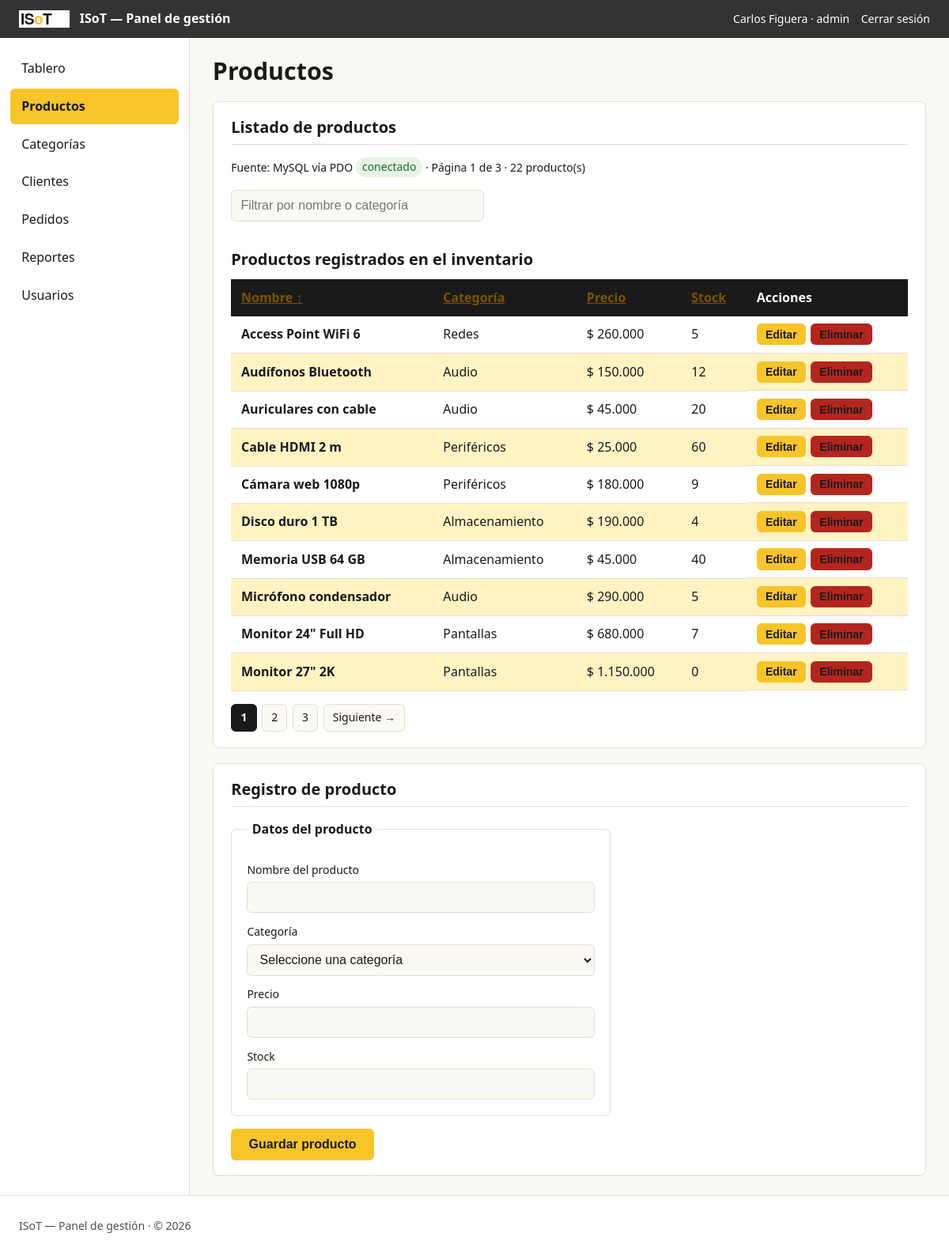
The app's page /productos.php (signed in) with its own data.
### tables this page shows
CREATE TABLE productos (
    id          INT UNSIGNED PRIMARY KEY AUTO_INCREMENT,
    categoria_id INT UNSIGNED NOT NULL,
    nombre      VARCHAR(120) NOT NULL,
    precio      DECIMAL(12,2) NOT NULL CHECK (precio >= 0),
    stock       INT NOT NULL DEFAULT 0 CHECK (stock >= 0),
    activo      TINYINT(1) NOT NULL DEFAULT 1,
    CONSTRAINT fk_productos_categoria FOREIGN KEY (categoria_id)
        REFERENCES categorias (id) ON UPDATE CASCADE,
    INDEX idx_productos_nombre (nombre),
    INDEX idx_productos_categoria (categoria_id)
);

CREATE TABLE categorias (
    id     INT UNSIGNED PRIMARY KEY AUTO_INCREMENT,
    nombre VARCHAR(60) NOT NULL UNIQUE
);

### app/modelos/ProductoModelo.php (called while the page is built, shortened)
<?php
final class ProductoModelo
{
    public function listar(
        string $busqueda = '',
        int $pagina = 1,
        int $porPagina = 10,
        string $orden = 'nombre',
        string $direccion = 'ASC'
    ): array {
        $offset = max(0, ($pagina - 1) * $porPagina);
        $filtro = strtolower($orden) === 'categoria' ? 'c.nombre' : 'p.' . $this->columnaOrden($orden);
        $dir = strtoupper($direccion) === 'DESC' ? 'DESC' : 'ASC';
        $sql = "SELECT p.id, p.nombre, p.precio, p.stock, c.nombre AS categoria, c.id AS categoria_id
                FROM productos p
                INNER JOIN categorias c ON c.id = p.categoria_id
                WHERE p.activo = 1
                  AND (p.nombre LIKE :busqueda OR c.nombre LIKE :busqueda2)
                ORDER BY {$filtro} {$dir}, p.nombre
                LIMIT :porPagina OFFSET :offset";
        $st = $this->pdo->prepare($sql);
        $st->bindValue(':busqueda', '%' . $busqueda . '%', PDO::PARAM_STR);
        $st->bindValue(':busqueda2', '%' . $busqueda . '%', PDO::PARAM_STR);
        $st->bindValue(':porPagina', $porPagina, PDO::PARAM_INT);
        $st->bindValue(':offset', $offset, PDO::PARAM_INT);
        $st->execute();
        return $st->fetchAll();
    }
    public function contar(string $busqueda = ''): int
    {
        $st = $this->pdo->prepare(
            "SELECT COUNT(*)
             FROM productos p
             INNER JOIN categorias c ON c.id = p.categoria_id
             WHERE p.activo = 1
               AND (p.nombre LIKE :busqueda OR c.nombre LIKE :busqueda2)"
        );
        $st->bindValue(':busqueda', '%' . $busqueda . '%', PDO::PARAM_STR);
        $st->bindValue(':busqueda2', '%' . $busqueda . '%', PDO::PARAM_STR);
        $st->execute();
        return (int) $st->fetchColumn();
    }
    private function columnaOrden(string $orden): string
    {
        return in_array(strtolower($orden), self::COLUMNAS_ORDEN, true)
            ? strtolower($orden)
            : 'nombre';
    }
}

### app/seguridad/sesion.php (called while the page is built, shortened)
<?php
function puede(string ...$roles): bool
{
    $rol = $_SESSION['usuario']['rol'] ?? '';
    return in_array($rol, $roles, true);
}

### productos.php (the view, shortened to what this page needs)
<?php
require_once __DIR__ . '/app/modelos/ProductoModelo.php';
$puedeEditar = puede('admin', 'vendedor');
$puedeEliminar = puede('admin');
$q = trim((string) ($_GET['q'] ?? ''));
$orden = strtolower((string) ($_GET['orden'] ?? 'nombre'));
$direccion = strtoupper((string) ($_GET['dir'] ?? 'asc'));
$pagina = max(1, (int) ($_GET['pagina'] ?? 1));
$porPagina = 10;
$bdDisponible = false;
$productos = [];
$total = 0;
$totalPaginas = 1;
$editando = null;
try {
    $pdo = Conexion::obtener();
    $bdDisponible = true;
    $modelo = new ProductoModelo($pdo);
    $productos = $modelo->listar($q, $pagina, $porPagina, $orden, $direccion);
    $total = $modelo->contar($q);
    $totalPaginas = max(1, (int) ceil($total / $porPagina));
} catch (PDOException $e) {
    $bdDisponible = false;
    $categorias = [];
}
$enlaceBase = 'productos.php?q=' . urlencode($q) . '&pagina=' . $pagina;
function thOrdenable(string $etiqueta, string $campo, string $orden, string $direccion, string $enlaceBase): string
{
    $activa = $orden === $campo;
    $columnaSiguiente = $direccion === 'ASC' ? 'desc' : 'asc';
    $flecha = '';
    if ($activa) {
        $flecha = $direccion === 'ASC' ? ' ↑' : ' ↓';
    }
    $href = 'productos.php?q=' . urlencode($_GET['q'] ?? '') . '&pagina=1&orden=' . $campo . '&dir=' . $columnaSiguiente;
    return '<th scope="col"><a href="' . htmlspecialchars($href, ENT_QUOTES, 'UTF-8') . '">'
        . htmlspecialchars($etiqueta, ENT_QUOTES, 'UTF-8') . $flecha . '</a></th>';
}
?>
<!DOCTYPE html>
<html lang="es">
<head>
    <link rel="stylesheet" href="<?= BASE_URL ?>css/tokens.css">
    <link rel="stylesheet" href="<?= BASE_URL ?>css/estilos.css">
</head>
<body class="panel" data-tabla-servidor>
    <?php require __DIR__ . '/app/vistas/parciales/cabecera.php'; ?>
    <?php require __DIR__ . '/app/vistas/parciales/menu.php'; ?>
    <main class="contenido">
        <h1>Productos</h1>
        <section class="listado">
            <h2>Listado de productos</h2>
            <p class="fuente-datos">
                Fuente: MySQL vía PDO
                <span class="etiqueta-estado <?= $bdDisponible ? 'exito' : '' ?>">
                    <?= $bdDisponible ? 'conectado' : 'sin conexión' ?>
                </span>
                · Página <?= $pagina ?> de <?= $totalPaginas ?> · <?= htmlspecialchars((string) $total, ENT_QUOTES, 'UTF-8') ?> producto(s)
            </p>
            <form method="get" action="productos.php" class="buscador" role="search">
                <input type="search" id="buscador" name="q" class="buscador" value="<?= htmlspecialchars($q, ENT_QUOTES, 'UTF-8') ?>"
                       placeholder="Filtrar por nombre o categoría">
            </form>
            <?php if ($bdDisponible && $total === 0): ?>
                <p>Sin resultados para la búsqueda «<?= htmlspecialchars($q, ENT_QUOTES, 'UTF-8') ?>».</p>
            <?php elseif ($bdDisponible): ?>
                <table id="tabla-productos">
                    <caption>Productos registrados en el inventario</caption>
                    <thead>
                        <tr>
                            <?= thOrdenable('Nombre', 'nombre', $orden, $direccion, $enlaceBase) ?>
                            <?= thOrdenable('Categoría', 'categoria', $orden, $direccion, $enlaceBase) ?>
                            <?= thOrdenable('Precio', 'precio', $orden, $direccion, $enlaceBase) ?>
                            <?= thOrdenable('Stock', 'stock', $orden, $direccion, $enlaceBase) ?>
                            <?php if ($puedeEditar || $puedeEliminar): ?>
                                <th scope="col">Acciones</th>
                            <?php endif; ?>
                        </tr>
                    </thead>
                    <tbody>
                        <?php foreach ($productos as $producto): ?>
                            <tr>
                                <th scope="row" data-label="Nombre"><?= htmlspecialchars($producto['nombre'], ENT_QUOTES, 'UTF-8') ?></th>
                                <td data-label="Categoría"><?= htmlspecialchars($producto['categoria'], ENT_QUOTES, 'UTF-8') ?></td>
                                <td data-label="Precio"><?= '$ ' . number_format((float) $producto['precio'], 0, ',', '.') ?></td>
                                <td data-label="Stock"><?= (int) $producto['stock'] ?></td>
                                <?php if ($puedeEditar || $puedeEliminar): ?>
                                    <td data-label="Acciones" class="acciones">
                                        <?php if ($puedeEditar): ?>
                                            <button type="button" class="boton-mini" data-accion="editar" data-id="<?= (int) $producto['id'] ?>">Editar</button>
                                        <?php endif; ?>
                                        <?php if ($puedeEliminar): ?>
                                            <form method="post" action="<?= BASE_URL ?>app/rutas/eliminar-producto.php" class="accion-fila"
                                                  data-eliminar-form="<?= (int) $producto['id'] ?>" onsubmit="return confirm('¿Dar de baja este producto?');">
                                                <button type="submit" class="boton-mini boton-peligro" data-accion="eliminar" data-id="<?= (int) $producto['id'] ?>">Eliminar</button>
                                            </form>
                                        <?php endif; ?>
                                    </td>
                                <?php endif; ?>
                            </tr>
                        <?php endforeach; ?>
                    </tbody>
                </table>
                <?php if ($totalPaginas > 1): ?>
                    <nav class="paginador" aria-label="Paginación">
                        <?php for ($i = 1; $i <= $totalPaginas; $i++): ?>
                            <?php if ($i === $pagina): ?>
                                <span class="paginador-actual" aria-current="page"><?= $i ?></span>
                            <?php else: ?>
                                <a href="productos.php?q=<?= urlencode($q) ?>&pagina=<?= $i ?>&orden=<?= $orden ?>&dir=<?= $direccion ?>"><?= $i ?></a>
                            <?php endif; ?>
                        <?php endfor; ?>
                        <?php if ($pagina < $totalPaginas): ?>
                            <a href="productos.php?q=<?= urlencode($q) ?>&pagina=<?= $pagina + 1 ?>&orden=<?= $orden ?>&dir=<?= $direccion ?>">Siguiente →</a>
                        <?php endif; ?>
                    </nav>
                <?php endif; ?>
            <?php endif; ?>
        </section>
        <?php if ($puedeEditar): ?>
        <section class="formulario">
            <h2><?= $editando ? 'Editar producto' : 'Registro de producto' ?></h2>
            <form action="<?= BASE_URL ?>app/rutas/guardar-producto.php" method="post" id="form-producto" novalidate>
                <fieldset>
                    <legend>Datos del producto</legend>
                    <label for="nombre">Nombre del producto</label>
                    <input type="text" id="nombre" name="nombre" required minlength="3"
                           value="<?= $editando ? htmlspecialchars($editando['nombre'], ENT_QUOTES, 'UTF-8') : '' ?>"
                           aria-describedby="error-nombre">
                    <label for="categoria">Categoría</label>
                    <select id="categoria" name="categoria_id" required aria-describedby="error-categoria">
                        <option value="">Seleccione una categoría</option>
                    </select>
                    <label for="precio">Precio</label>
                    <input type="number" id="precio" name="precio" required min="0.01" step="0.01"
                           value="<?= $editando ? htmlspecialchars((string) $editando['precio'], ENT_QUOTES, 'UTF-8') : '' ?>"
                           aria-describedby="error-precio">
                    <label for="stock">Stock</label>
                    <input type="number" id="stock" name="stock" required min="0" step="1"
                           value="<?= $editando ? (int) $editando['stock'] : '' ?>"
                           aria-describedby="error-stock">
                </fieldset>
                <button type="submit"><?= $editando ? 'Guardar cambios' : 'Guardar producto' ?></button>
            </form>
        </section>
        <?php endif; ?>
    </main>
    <?php require __DIR__ . '/app/vistas/parciales/pie.php'; ?>
</body>
</html>

### css/tokens.css (style rules this page uses)
:root { --superficie: #FAF9F4; --superficie-alta: #FFFFFF; --borde: #E3DFD3; --superficie-oscura: #333333; --color-marca: #1A1A1A; --color-marca-sua: #FFF3C4; --color-accion: #F7C52A; --color-accion-oscura: #DFAB00; --color-accion-texto: #1A1A1A; --color-acento: #7A5400; --texto: #1A1A1A; --texto-tenue: #4D4D4D; --exito: #1E6B26; --advertencia: #945200; --error: #B3261E; --error-oscura: #8F1D18; --info: #15506B; --fondo-modal: rgba(26, 26, 26, 0.5); --exito-sua: #E7F3E4; --advertencia-sua: #FBEFDF; --error-sua: #F9E4E2; --info-sua: #E3EEF3; }

### css/estilos.css (style rules this page uses)
*, *::before, *::after { box-sizing: border-box; }
:root { --t-1: 0.875rem; --t-2: 1rem; --t-3: 1.25rem; --t-4: 1.5rem; --t-5: 1.9rem; }
html { font-size: 16px; }
body { margin: 0; font-family: system-ui, "Segoe UI", Roboto, sans-serif; font-size: var(--t-2); line-height: 1.6; color: var(--texto); background: var(--superficie); }
h1 { font-size: var(--t-5); line-height: 1.2; margin: 0 0 0.5rem; }
h2 { font-size: var(--t-4); line-height: 1.3; margin: 1.2rem 0 0.5rem; }
p { max-width: 70ch; }
a { color: var(--color-acento); }
nav a { display: block; padding: 0.5rem 0.9rem; border-radius: 6px; color: var(--texto); text-decoration: none; font-weight: 500; font-size: var(--t-2); }
.panel { display: grid; grid-template-columns: 1fr; grid-template-rows: auto 1fr auto; grid-template-areas: "barra" "contenido" "pie"; min-height: 100vh; min-height: 100svh; }
.panel .contenido { grid-area: contenido; max-width: none; margin: 0; padding: 1.2rem 1rem; }
@media (min-width: 1024px) { .panel { grid-template-columns: 240px 1fr; grid-template-rows: auto minmax(0, 1fr) auto; grid-template-areas: "barra barra" "menu contenido" "pie pie"; height: 100vh; min-height: 0; } }
@media (min-width: 1024px) { .panel .contenido { padding: 1.5rem 1.8rem; overflow: auto; } }
main { padding: 1.5rem; max-width: 1100px; margin: 0 auto; }
form fieldset { border: 1px solid var(--borde); border-radius: 6px; margin: 0 0 1.2rem; padding: 0.9rem 1.2rem 1.2rem; }
form legend { padding: 0 0.4rem; font-weight: 600; color: var(--color-marca); }
label { display: block; margin: 0.8rem 0 0.25rem; font-weight: 500; font-size: var(--t-1); }
input, select { width: 100%; padding: 0.6rem 0.7rem; font-size: var(--t-2); color: var(--texto); background: var(--superficie); border: 1px solid var(--borde); border-radius: 6px; }
button, .boton { background: var(--color-accion); color: var(--color-accion-texto); border: none; padding: 0.7rem 1.4rem; font-size: var(--t-2); font-weight: 600; border-radius: 6px; cursor: pointer; transition: background 0.18s ease; }
table { width: 100%; border-collapse: collapse; background: var(--superficie-alta); }
caption { caption-side: top; text-align: left; font-size: var(--t-3); font-weight: 600; margin: 0 0 0.6rem; color: var(--color-marca); }
thead th { background: var(--color-marca); color: var(--superficie-alta); text-align: left; padding: 0.65rem 0.8rem; }
tbody td, tbody th { padding: 0.6rem 0.8rem; border-bottom: 1px solid var(--borde); text-align: left; }
tbody tr:nth-child(even) { background: var(--color-marca-sua); }
.listado, .formulario { background: var(--superficie-alta); border: 1px solid var(--borde); border-radius: 8px; padding: 1.2rem 1.4rem; margin-top: 1.2rem; }
.listado h2, .formulario h2 { font-size: var(--t-3); color: var(--color-marca); margin: 0 0 1rem; padding-bottom: 0.5rem; border-bottom: 1px solid var(--borde); }
.formulario form { max-width: 480px; }
.formulario fieldset { margin: 0 0 1rem; }
.buscador { max-width: 320px; margin-bottom: 1rem; }
.boton-mini { padding: 0.35rem 0.7rem; font-size: var(--t-1); }
.boton-mini.boton-peligro { background: var(--error); }
.paginador { display: flex; flex-wrap: wrap; gap: 0.4rem; align-items: center; margin-top: 1rem; }
.paginador a, .paginador-actual { display: inline-block; padding: 0.35rem 0.7rem; border: 1px solid var(--borde); border-radius: 6px; font-size: var(--t-1); text-decoration: none; background: var(--superficie); }
.paginador-actual { background: var(--color-marca); border-color: var(--color-marca); color: var(--superficie-alta); font-weight: 600; }
.acciones { display: flex; flex-wrap: wrap; gap: 0.4rem; }
.accion-fila { display: inline; margin: 0; }
.fuente-datos { margin: 0 0 1rem; font-size: var(--t-1); }
.etiqueta-estado { display: inline-block; padding: 0.1rem 0.5rem; border-radius: 999px; font-size: var(--t-1); }
.etiqueta-estado.exito { background: var(--exito-sua); color: var(--exito); }

### records on screen
productos: nombre "Access Point WiFi 6", categoria.nombre "Redes", precio "260.000", stock "5"
productos: nombre "Audífonos Bluetooth", categoria.nombre "Audio", precio "150.000", stock "12"
productos: nombre "Auriculares con cable", categoria.nombre "Audio", precio "45.000", stock "20"
productos: nombre "Cable HDMI 2 m", categoria.nombre "Periféricos", precio "25.000", stock "60"
productos: nombre "Cámara web 1080p", categoria.nombre "Periféricos", precio "180.000", stock "9"
productos: nombre "Disco duro 1 TB", categoria.nombre "Almacenamiento", precio "190.000", stock "4"
productos: nombre "Memoria USB 64 GB", categoria.nombre "Almacenamiento", precio "45.000", stock "40"
productos: nombre "Micrófono condensador", categoria.nombre "Audio", precio "290.000", stock "5"
productos: nombre "Monitor 24\" Full HD", categoria.nombre "Pantallas", precio "680.000", stock "7"
productos: nombre "Monitor 27\" 2K", categoria.nombre "Pantallas", precio "1.150.000", stock "0"

### other values on screen
NOMBRE_SITIO "ISoT — Panel de gestión"
$usuario['nombre'] "Carlos Figuera"
$usuario['rol'] "admin"
$opcion['texto'] "Tablero"
$opcion['texto'] "Productos"
$opcion['texto'] "Categorías"
$opcion['texto'] "Clientes"
$opcion['texto'] "Pedidos"
$opcion['texto'] "Reportes"
$opcion['texto'] "Usuarios"
$pagina "1"
$totalPaginas "3"
$total "22"
$etiqueta "Nombre Categoría Precio Stock"
$flecha "↑"
